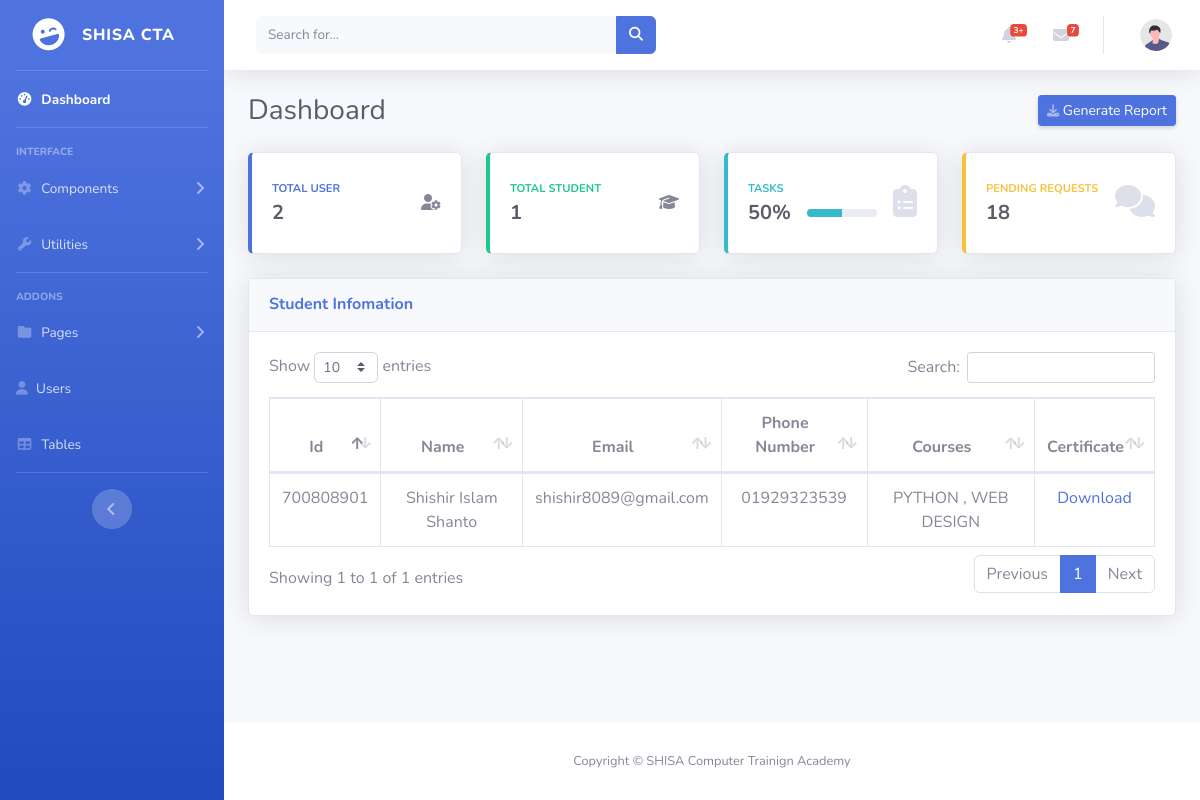
The page /dashboard/ (signed in) on the database its author committed.
### Dashboard/models.py (models this page shows, shortened)
class StudentInfo(models.Model):
    registration = models.CharField(max_length=100, null=True)
    name = models.CharField(max_length=100)
    email = models.EmailField(max_length=100)
    phoneNumber = models.CharField(max_length=20)
    courses = models.CharField(max_length=200)
    certificate = models.ImageField(upload_to="media/img")

### Dashboard/views.py (the view)
# urls.py: path("", dashboard, name="Dashboard"),
def dashboard(request):
    if request.user.is_authenticated:
        db = StudentInfo.objects.all()
        user = User.objects.all()
        l = len(db)
        userLength = len(user)
        return render(request, 'dashboard/index.html', {'studentinfo': db, 'lenght': l, 'name': request.user, 'userLength': userLength})
    else:
        return redirect('login')

### Dashboard/templates/dashboard/index.html (shortened to what this page needs)
{% extends "dashbase/dashbase.html" %}
{% load static %}
{% block body %}
<div class="container-fluid">
    <div class="d-sm-flex align-items-center justify-content-between mb-4">
        <h1 class="h3 mb-0 text-gray-800">Dashboard</h1>
        <a href="#" class="d-none d-sm-inline-block btn btn-sm btn-primary shadow-sm"> Generate Report</a>
    </div>
    <div class="row">
        <div class="col-xl-3 col-md-6 mb-4">
            <div class="card border-left-primary shadow h-100 py-2">
                <div class="card-body">
                    <div class="row no-gutters align-items-center">
                        <div class="col mr-2">
                            <div class="text-xs font-weight-bold text-primary text-uppercase mb-1">
                                Total User</div>
                            <div class="h5 mb-0 font-weight-bold text-gray-800">{{userLength}}</div>
                        </div>
                        <div class="col-auto">
                            <i class="fa-solid fa-user-gear"></i>
                        </div>
                    </div>
                </div>
            </div>
        </div>
        <div class="col-xl-3 col-md-6 mb-4">
            <div class="card border-left-success shadow h-100 py-2">
                <div class="card-body">
                    <div class="row no-gutters align-items-center">
                        <div class="col mr-2">
                            <div class="text-xs font-weight-bold text-success text-uppercase mb-1">
                                Total Student</div>
                            <div class="h5 mb-0 font-weight-bold text-gray-800">
                                {{lenght}}
                            </div>
                        </div>
                        <div class="col-auto">
                            <i class="fa-solid fa-graduation-cap"></i>
                        </div>
                    </div>
                </div>
            </div>
        </div>
        <div class="col-xl-3 col-md-6 mb-4">
            <div class="card border-left-info shadow h-100 py-2">
                <div class="card-body">
                    <div class="row no-gutters align-items-center">
                        <div class="col mr-2">
                            <div class="text-xs font-weight-bold text-info text-uppercase mb-1">Tasks
                            </div>
                            <div class="row no-gutters align-items-center">
                                <div class="col-auto">
                                    <div class="h5 mb-0 mr-3 font-weight-bold text-gray-800">50%</div>
                                </div>
                                <div class="col">
                                    <div class="progress progress-sm mr-2">
                                        <div class="progress-bar bg-info" role="progressbar" style="width: 50%"
                                            aria-valuenow="50" aria-valuemin="0" aria-valuemax="100"></div>
                                    </div>
                                </div>
                            </div>
                        </div>
                        <div class="col-auto">
                            <i class="fas fa-clipboard-list fa-2x text-gray-300"></i>
                        </div>
                    </div>
                </div>
            </div>
        </div>
        <div class="col-xl-3 col-md-6 mb-4">
            <div class="card border-left-warning shadow h-100 py-2">
                <div class="card-body">
                    <div class="row no-gutters align-items-center">
                        <div class="col mr-2">
                            <div class="text-xs font-weight-bold text-warning text-uppercase mb-1">
                                Pending Requests</div>
                            <div class="h5 mb-0 font-weight-bold text-gray-800">18</div>
                        </div>
                        <div class="col-auto">
                            <i class="fas fa-comments fa-2x text-gray-300"></i>
                        </div>
                    </div>
                </div>
            </div>
        </div>
    </div>
    <div class="card shadow mb-4">
        <div class="card-header py-3">
            <h6 class="m-0 font-weight-bold text-primary">Student Infomation</h6>
        </div>
        <div class="card-body">
            <div class="table-responsive">
                <table class="table table-bordered text-center" id="dataTable" width="100%" cellspacing="0">
                    <thead>
                        <tr>
                            <th>Id</th>
                            <th>Name</th>
                            <th>Email</th>
                            <th>Phone Number</th>
                            <th>Courses</th>
                            <th>Certificate</th>
                        </tr>
                    </thead>
                    <tbody>
                        {% for student in studentinfo %}
                        <tr>
                            <td> {{student.registration}} </td>
                            <td>{{student.name}}</td>
                            <td>{{student.email}}</td>
                            <td>{{student.phoneNumber}}</td>
                            <td>{{student.courses}}</td>
                            <td> <a href="{{student.certificate}}" target="blank"
                                    download="{{student.certificate}}">Download</a> </td>
                        </tr>
                        {% endfor %}
                    </tbody>
                </table>
            </div>
        </div>
    </div>
</div>
</div>
{% endblock body %}

### rows shown on the page
StudentInfo: registration "700808901", name "Shishir Islam Shanto", email "shishir8089@gmail.com", phoneNumber "01929323539", courses "PYTHON , WEB DESIGN"

### other values the page prints
{{ userLength }} "2"
{{ lenght }} "1"
